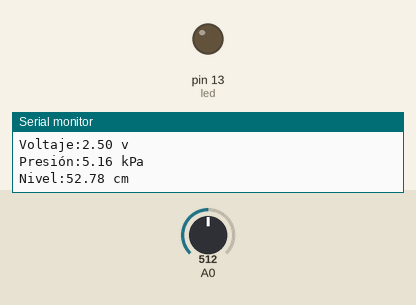
Simulated run of this sketch. Board: Arduino Uno, built with avr-gcc and run on an emulated ATmega328P. Shown: output pins drawn as LEDs (lit = HIGH), the last lines printed to the serial monitor. Inputs (shaded band) come from the test bench; at power-on: A0 = 512.

Above: at 1.2 s.
1.3 s: A0 set to 191
4.3 s: A0 set to 163
At 5.6 s:
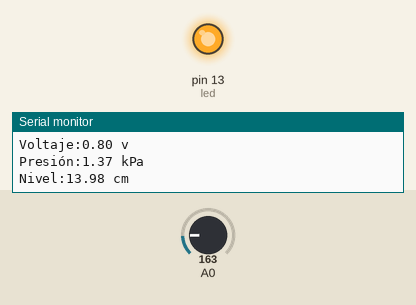
6.8 s: A0 set to 306
At 8.6 s:
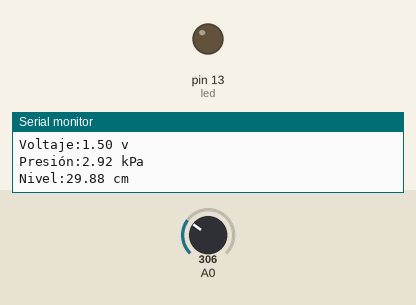
8.9 s: A0 set to 122
At 10.5 s:
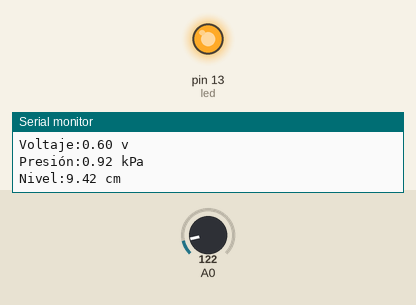
Timing chart, 0 to 12.0 s (numbered marks = the images above; inputs shaded):
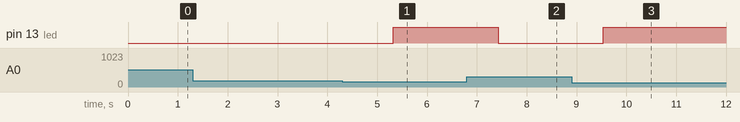

The sketch:

sensor_de_presion.ino
```cpp
double Level,Vout,P,Vs=5.0;
double aux;
double tolP=0.04; // Ajusta la medida de presión
int i, rho = 997;
double g=9.8;
int led = 13;
int Vol_lata = 15 ;
void setup()

{
  Serial.begin(9600);
  pinMode(led, OUTPUT);
}
void loop()
{
   //Voltaje del Sensor MPx10DP
   aux=0;
   for(i=0;i<10;i++){
    aux = aux + (float(analogRead(A0))*5.0/1023.0); //v
    delay(5);
   }
   Vout=aux/10.0;

  //Presión en Kpa según gráfica 4 del Datasheet
  P = ( Vout - 0.04*Vs ) / (0.09 * Vs) + tolP; //kPa

  Level = ((P*1000)/(rho*g))*100;  //Medida de Nivel del tanque
  Serial.print("\n\nVoltaje:");
  Serial.print(Vout);
  Serial.println(" v");
  Serial.print("Presión:");
  Serial.print(P);
  Serial.println(" kPa");
  Serial.print("Nivel:");
  Serial.print(Level);
  Serial.println(" cm");

  if (Level >= Vol_lata ) { //Variable con nivel de lata
  digitalWrite(led , LOW);
  }
  else { // volumen bajo ----> continua tirando
  digitalWrite(led , HIGH);
  }

  delay(1000);
  }
```

Measured:
- the behaviour switches between 173 and 172 on A0 (found by bisection; images 0 and 1)
- after the input at 4.3 s, pin 13 (led): LOW → HIGH after 1.0 s
- after the input at 6.8 s, pin 13 (led): HIGH → LOW after 0.63 s
- after the input at 8.9 s, pin 13 (led): LOW → HIGH after 0.63 s
